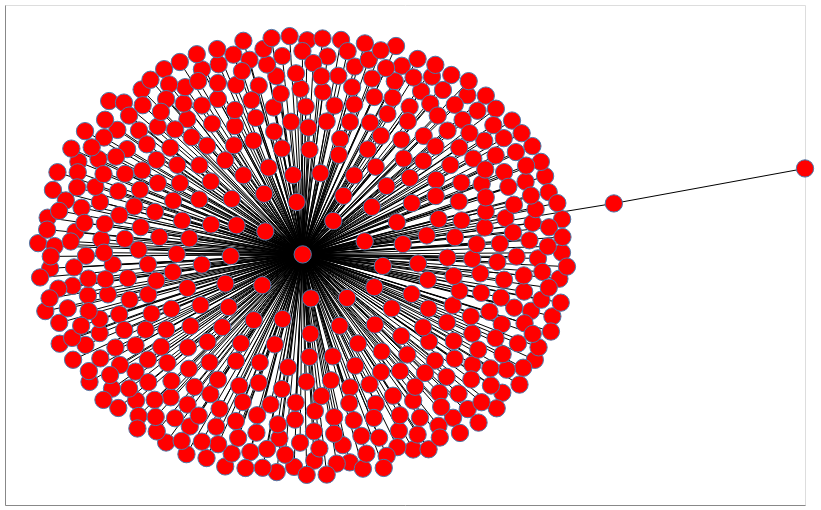

The cell this chart's notebook holds for it:
### Code cell
pos = nx.spring_layout(M, iterations=100)

nxa.draw_networkx(M).properties(width=800, height=500)

### Figure 1 — Vega-Lite specification as saved in the notebook (floating-point values rounded to 4 significant figures; data arrays with more than 128 entries replaced by an {"elided": "..."} marker saying what was removed)
{"config": {"view": {"continuousWidth": 400, "continuousHeight": 300}}, "layer": [{"data": {"name": "data-cfbc930ab9aaf6a80cc540059c046c76"}, "mark": {"type": "line", "color": "black", "opacity": 1, "strokeWidth": 1}, "encoding": {"detail": {"type": "quantitative", "field": "edge"}, "x": {"type": "quantitative", "axis": {"grid": false, "labels": false, "ticks": false, "title": ""}, "field": "x"}, "y": {"type": "quantitative", "axis": {"grid": false, "labels": false, "ticks": false, "title": ""}, "field": "y"}}}, {"data": {"name": "data-fb387e47174afc98ac8eabafc96fb03e"}, "mark": {"type": "point", "fill": "red", "opacity": 1, "size": 300, "strokeWidth": 1.0}, "encoding": {"x": {"type": "quantitative", "axis": {"grid": false, "labels": false, "ticks": false}, "field": "x"}, "y": {"type": "quantitative", "axis": {"grid": false, "labels": false, "ticks": false}, "field": "y"}}}], "height": 500, "width": 800, "$schema": "https://vega.github.io/schema/vega-lite/v4.8.1.json", "datasets": {"data-cfbc930ab9aaf6a80cc540059c046c76": {"elided": "958 records"}, "data-fb387e47174afc98ac8eabafc96fb03e": {"elided": "476 records"}}}
